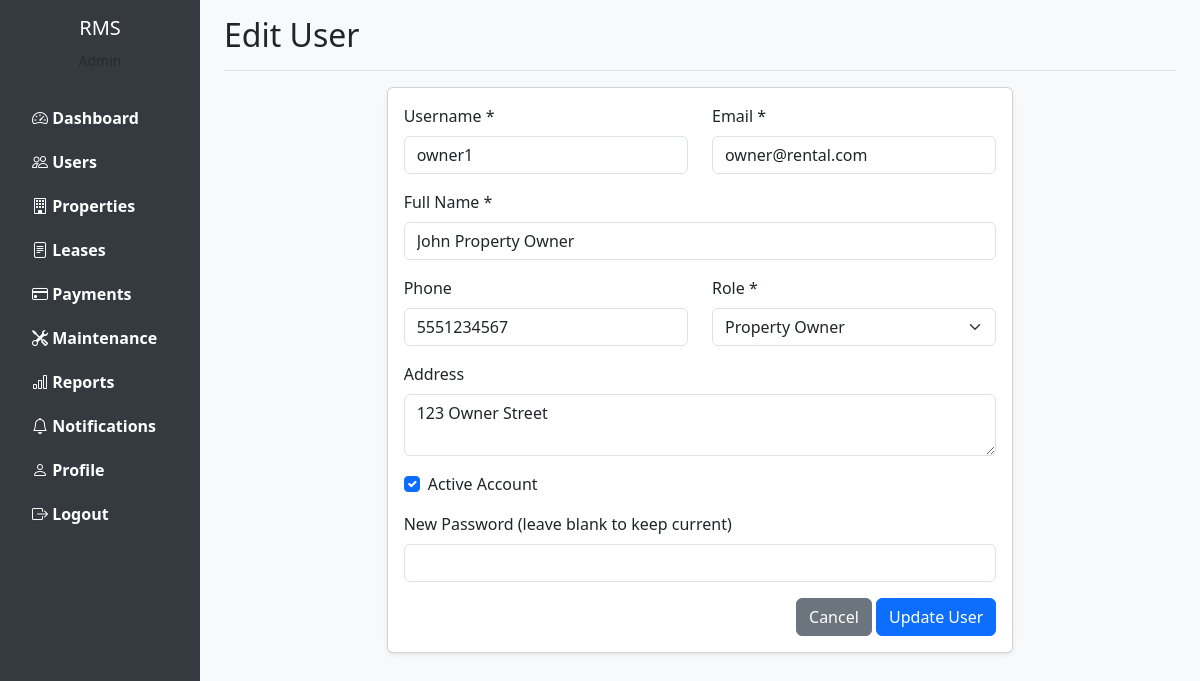
Page /admin/users/edit/2 (signed in) on the committed database.
### models.py (models this page shows, shortened)
class User(UserMixin, db.Model):
    __tablename__ = 'users'
    id = db.Column(db.Integer, primary_key=True)
    username = db.Column(db.String(80), unique=True, nullable=False)
    email = db.Column(db.String(120), unique=True, nullable=False)
    password_hash = db.Column(db.String(255), nullable=False)
    full_name = db.Column(db.String(120), nullable=False)
    phone = db.Column(db.String(20))
    address = db.Column(db.Text)
    role = db.Column(db.String(20), nullable=False)
    is_active = db.Column(db.Boolean, default=True)
    created_at = db.Column(db.DateTime, default=datetime.utcnow)
    updated_at = db.Column(db.DateTime, default=datetime.utcnow, onupdate=datetime.utcnow)
    properties = db.relationship('Property', backref='owner', lazy=True, foreign_keys='Property.owner_id')
    leases_as_tenant = db.relationship('Lease', backref='tenant', lazy=True, foreign_keys='Lease.tenant_id')
    payments = db.relationship('Payment', backref='payer', lazy=True)
    maintenance_requests = db.relationship('MaintenanceRequest', backref='requester', lazy=True, foreign_keys='MaintenanceRequest.tenant_id')
    assigned_maintenance = db.relationship('MaintenanceRequest', backref='assigned_staff', lazy=True, foreign_keys='MaintenanceRequest.staff_id')
    notifications = db.relationship('Notification', backref='user', lazy=True)

### routes.py (the view, shortened to what this page needs)
@current_app.route('/admin/users/edit/<int:user_id>', methods=['GET', 'POST'])
@login_required
@role_required('admin')
def edit_user(user_id):
    user = User.query.get_or_404(user_id)
    return render_template('admin/edit_user.html', user=user)

### app.py (called while the page is built)
def create_app():
    app = Flask(__name__)
    app.config['SECRET_KEY'] = 'your-secret-key-change-in-production'
    app.config['SQLALCHEMY_DATABASE_URI'] = 'sqlite:///rental_management.db'
    app.config['SQLALCHEMY_TRACK_MODIFICATIONS'] = False
    app.config['UPLOAD_FOLDER'] = 'static/uploads'
    os.makedirs(app.config['UPLOAD_FOLDER'], exist_ok=True)
    db.init_app(app)
    login_manager.init_app(app)
    migrate.init_app(app, db)
    login_manager.login_view = 'login'
    login_manager.login_message = 'Please log in to access this page.'
    with app.app_context():
        from models import User
        @login_manager.user_loader
        def load_user(user_id):
            return User.query.get(int(user_id))
        import routes
        db.create_all()
    return app

### routes.py (called while the page is built)
def role_required(*roles):
    def decorator(f):
        @wraps(f)
        def decorated_function(*args, **kwargs):
            if not current_user.is_authenticated or current_user.role not in roles:
                flash('You do not have permission to access this page.', 'danger')
                return redirect(url_for('dashboard'))
            return f(*args, **kwargs)
        return decorated_function
    return decorator

### templates/admin/edit_user.html (shortened to what this page needs)
{% extends "base.html" %}
{% block page_title %}Edit User{% endblock %}
{% block content %}
<div class="row">
    <div class="col-md-8 offset-md-2">
        <div class="card">
            <div class="card-body">
                <form method="POST" action="{{ url_for('edit_user', user_id=user.id) }}">
                    <div class="row">
                        <div class="col-md-6 mb-3">
                            <label for="username" class="form-label">Username *</label>
                            <input type="text" class="form-control" id="username" name="username" value="{{ user.username }}" required>
                        </div>
                        <div class="col-md-6 mb-3">
                            <label for="email" class="form-label">Email *</label>
                            <input type="email" class="form-control" id="email" name="email" value="{{ user.email }}" required>
                        </div>
                    </div>
                    <div class="mb-3">
                        <label for="full_name" class="form-label">Full Name *</label>
                        <input type="text" class="form-control" id="full_name" name="full_name" value="{{ user.full_name }}" required>
                    </div>
                    <div class="row">
                        <div class="col-md-6 mb-3">
                            <label for="phone" class="form-label">Phone</label>
                            <input type="tel" class="form-control" id="phone" name="phone" value="{{ user.phone or '' }}">
                        </div>
                        <div class="col-md-6 mb-3">
                            <label for="role" class="form-label">Role *</label>
                            <select class="form-select" id="role" name="role" required>
                                <option value="owner" {% if user.role == 'owner' %}selected{% endif %}>Property Owner</option>
                            </select>
                        </div>
                    </div>
                    <div class="mb-3">
                        <label for="address" class="form-label">Address</label>
                        <textarea class="form-control" id="address" name="address" rows="2">{{ user.address or '' }}</textarea>
                    </div>
                    <div class="mb-3">
                        <div class="form-check">
                            <input class="form-check-input" type="checkbox" id="is_active" name="is_active" {% if user.is_active %}checked{% endif %}>
                            <label class="form-check-label" for="is_active">
                                Active Account
                            </label>
                        </div>
                    </div>
                    <div class="mb-3">
                        <label for="password" class="form-label">New Password (leave blank to keep current)</label>
                        <input type="password" class="form-control" id="password" name="password">
                    </div>
                    <div class="text-end">
                        <a href="{{ url_for('manage_users') }}" class="btn btn-secondary">Cancel</a>
                        <button type="submit" class="btn btn-primary">Update User</button>
                    </div>
                </form>
            </div>
        </div>
    </div>
</div>
{% endblock %}

### templates/base.html (style rules this page uses)
body { min-height: 100vh; background-color: #f8f9fa; }
.card { box-shadow: 0 0.125rem 0.25rem rgba(0,0,0,0.075); }

### rows in the picture
User: username "owner1", email "owner@rental.com", full_name "John Property Owner", phone "5551234567", role "Property Owner", address "123 Owner Street", is_active "☑"
